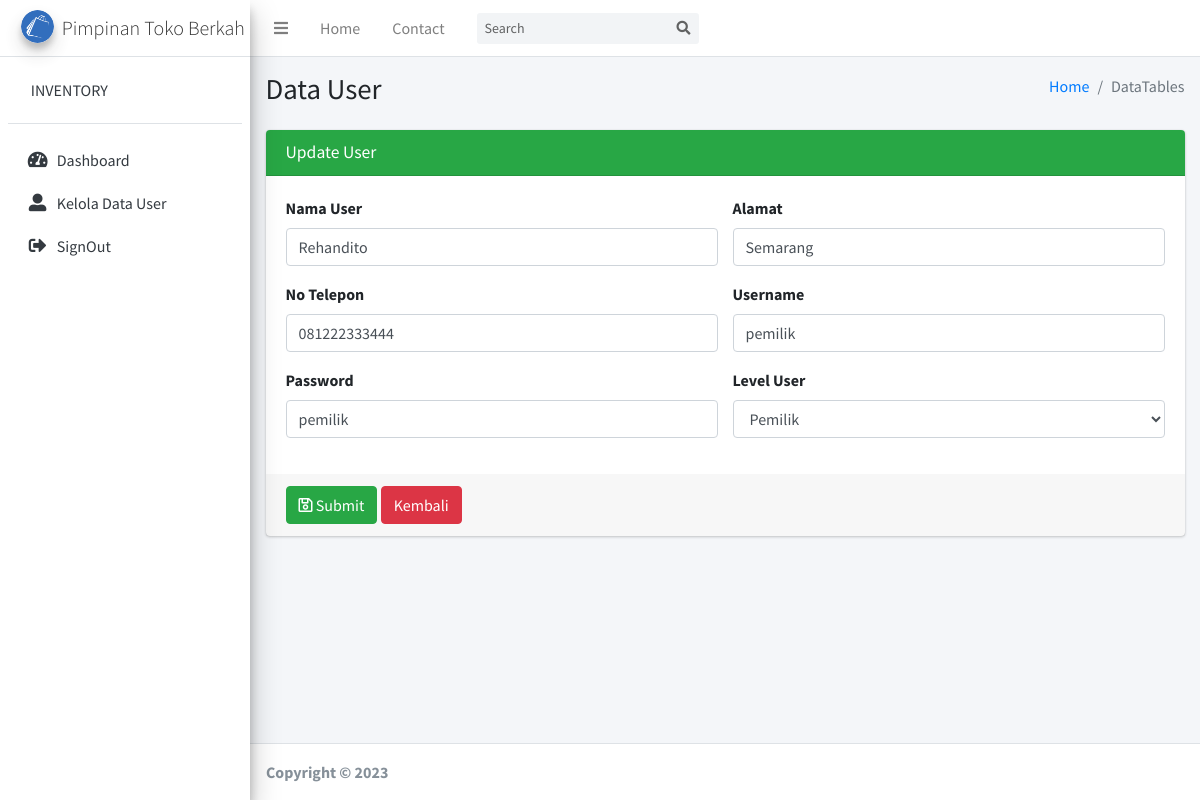
The page /ControllerKelolaUser/update_user/12 on the database its author committed.
### tables this page shows
CREATE TABLE `user` (
  `id_user` int(11) NOT NULL,
  `nama_user` varchar(50) NOT NULL,
  `alamat` text NOT NULL,
  `no_hp` varchar(15) NOT NULL,
  `username` varchar(50) NOT NULL,
  `password` varchar(50) NOT NULL,
  `level_user` int(11) NOT NULL
);

### application/controllers/ControllerKelolaUser.php (called while the page is built, shortened)
<?php
class ControllerKelolaUser extends CI_Controller
{
    public function __construct()
    {
        $this->load->model('DataMaster');
    }
    public function update_user($id)
    {
        $this->form_validation->set_rules('nama', 'Nama', 'required');
        $this->form_validation->set_rules('alamat', 'Alamat', 'required');
        $this->form_validation->set_rules('no_tlpon', 'No Telepon', 'required|min_length[11]|max_length[13]');
        $this->form_validation->set_rules('username', 'Username', 'required');
        $this->form_validation->set_rules('password', 'Password', 'required');
        $this->form_validation->set_rules('level', 'Level User', 'required');
        if ($this->form_validation->run() == FALSE) {
            $data = array(
                'user' => $this->DataMaster->edit_user($id)
            );
            $this->load->view('Pimpinan/Layout/head');
            $this->load->view('Pimpinan/Layout/navbar');
            $this->load->view('Pimpinan/Layout/aside');
            $this->load->view('Pimpinan/edit_user', $data);
            $this->load->view('Pimpinan/Layout/footer');
        }
    }
}

### index.php (called while the page is built, shortened)
<?php
require_once BASEPATH.'core/CodeIgniter.php';

### application/models/DataMaster.php (called while the page is built, shortened)
<?php
class DataMaster extends CI_Model
{
    public function edit_user($id)
    {
        $this->db->select('*');
        $this->db->from('user');
        $this->db->where('id_user', $id);
        return $this->db->get()->row();
    }
}

### application/views/Pimpinan/edit_user.php (the view, shortened to what this page needs)
<div class="content-wrapper">
    <section class="content-header">
        <div class="container-fluid">
            <div class="row mb-2">
                <div class="col-sm-6">
                    <h1>Data User</h1>
                </div>
                <div class="col-sm-6">
                    <ol class="breadcrumb float-sm-right">
                        <li class="breadcrumb-item"><a href="#">Home</a></li>
                        <li class="breadcrumb-item active">DataTables</li>
                    </ol>
                </div>
            </div>
        </div>
    </section>
    <section class="content">
        <div class="container-fluid">
            <div class="row">
                <div class="col-12">
                    <div id="show_input_user" class="card card-success">
                        <div class="card-header">
                            <h3 class="card-title">Update User</h3>
                        </div>
                        <form action="<?= base_url('ControllerKelolaUser/update_user/' . $user->id_user) ?>" method="POST" role="form">
                            <div class="card-body">
                                <div class="row">
                                    <div class="col-sm-6">
                                        <div class="form-group">
                                            <label for="exampleInputEmail1">Nama User</label>
                                            <input type="text" name="nama" class="form-control" value="<?= $user->nama_user ?>" id="exampleInputEmail1" placeholder="Masukkan Nama User">
                                        </div>
                                    </div>
                                    <div class="col-sm-6">
                                        <div class="form-group">
                                            <label for="exampleInputPassword1">Alamat</label>
                                            <input type="text" name="alamat" class="form-control" value="<?= $user->alamat ?>" id="exampleInputPassword1" placeholder="Masukkan Alamat">
                                        </div>
                                    </div>
                                </div>
                                <div class="row">
                                    <div class="col-sm-6">
                                        <div class="form-group">
                                            <label for="exampleInputPassword1">No Telepon</label>
                                            <input type="number" name="no_tlpon" class="form-control" value="<?= $user->no_hp ?>" id="exampleInputPassword1" placeholder="Masukkan No Telepon">
                                        </div>
                                    </div>
                                    <div class="col-sm-6">
                                        <div class="form-group">
                                            <label for="exampleInputPassword1">Username</label>
                                            <input type="text" name="username" class="form-control" value="<?= $user->username ?>" id="exampleInputPassword1" placeholder="Masukkan Username">
                                        </div>
                                    </div>
                                </div>
                                <div class="row">
                                    <div class="col-sm-6">
                                        <div class="form-group">
                                            <label for="exampleInputPassword1">Password</label>
                                            <input type="text" name="password" class="form-control" value="<?= $user->password ?>" id="exampleInputPassword1" placeholder="Masukkan Password">
                                        </div>
                                    </div>
                                    <div class="col-sm-6">
                                        <div class="form-group">
                                            <label>Level User</label>
                                            <select name="level" class="form-control">
                                                <option value="2" <?php if ($user->level_user == '2') {
                                                                        echo 'selected';
                                                                    } ?>>Pemilik</option>
                                            </select>
                                        </div>
                                    </div>
                                </div>
                            </div>
                            <div class="card-footer">
                                <button type="submit" class="btn btn-success"><i class="far fa-save"></i> Submit</button>
                                <a class="btn btn-danger" href="<?= base_url('controllerdatamaster/user') ?>">Kembali</a>
                            </div>
                        </form>
                    </div>
                </div>
            </div>
        </div>
    </section>
</div>

### rows shown on the page
user: nama "Rehandito", alamat "Semarang", no_tlpon "081222333444", username "pemilik", password "pemilik", level "Pemilik"
